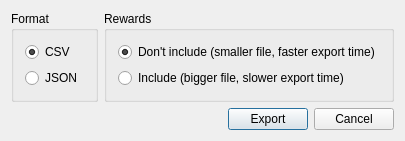
<?xml version="1.0" encoding="UTF-8"?>
<ui version="4.0">
 <class>ExportDialog</class>
 <widget class="QDialog" name="ExportDialog">
  <property name="geometry">
   <rect>
    <x>0</x>
    <y>0</y>
    <width>405</width>
    <height>141</height>
   </rect>
  </property>
  <property name="windowTitle">
   <string>Export options</string>
  </property>
  <layout class="QVBoxLayout" name="verticalLayout" stretch="0,0,0">
   <item>
    <layout class="QHBoxLayout" name="groupLayout">
     <item>
      <widget class="QGroupBox" name="formatBox">
       <property name="title">
        <string>Format</string>
       </property>
       <layout class="QVBoxLayout" name="verticalLayout_2">
        <item>
         <widget class="QRadioButton" name="buttonCsv">
          <property name="text">
           <string>CSV</string>
          </property>
          <property name="checked">
           <bool>true</bool>
          </property>
         </widget>
        </item>
        <item>
         <widget class="QRadioButton" name="buttonJson">
          <property name="text">
           <string>JSON</string>
          </property>
         </widget>
        </item>
       </layout>
      </widget>
     </item>
     <item>
      <widget class="QGroupBox" name="rewardsBox">
       <property name="title">
        <string>Rewards</string>
       </property>
       <layout class="QVBoxLayout" name="verticalLayout_3">
        <item>
         <widget class="QRadioButton" name="buttonRewardsNo">
          <property name="text">
           <string>Don't include (smaller file, faster export time)</string>
          </property>
          <property name="checked">
           <bool>true</bool>
          </property>
         </widget>
        </item>
        <item>
         <widget class="QRadioButton" name="buttonRewardsYes">
          <property name="text">
           <string>Include (bigger file, slower export time)</string>
          </property>
         </widget>
        </item>
       </layout>
      </widget>
     </item>
    </layout>
   </item>
   <item>
    <spacer name="verticalSpacer">
     <property name="orientation">
      <enum>Qt::Vertical</enum>
     </property>
     <property name="sizeHint" stdset="0">
      <size>
       <width>20</width>
       <height>40</height>
      </size>
     </property>
    </spacer>
   </item>
   <item>
    <layout class="QHBoxLayout" name="buttonLayout">
     <item>
      <spacer name="horizontalSpacer">
       <property name="orientation">
        <enum>Qt::Horizontal</enum>
       </property>
       <property name="sizeHint" stdset="0">
        <size>
         <width>40</width>
         <height>20</height>
        </size>
       </property>
      </spacer>
     </item>
     <item>
      <widget class="QPushButton" name="buttonExport">
       <property name="text">
        <string>Export</string>
       </property>
      </widget>
     </item>
     <item>
      <widget class="QPushButton" name="buttonCancel">
       <property name="text">
        <string>Cancel</string>
       </property>
      </widget>
     </item>
    </layout>
   </item>
  </layout>
 </widget>
 <layoutdefault spacing="6" margin="11"/>
 <resources/>
 <connections/>
</ui>
